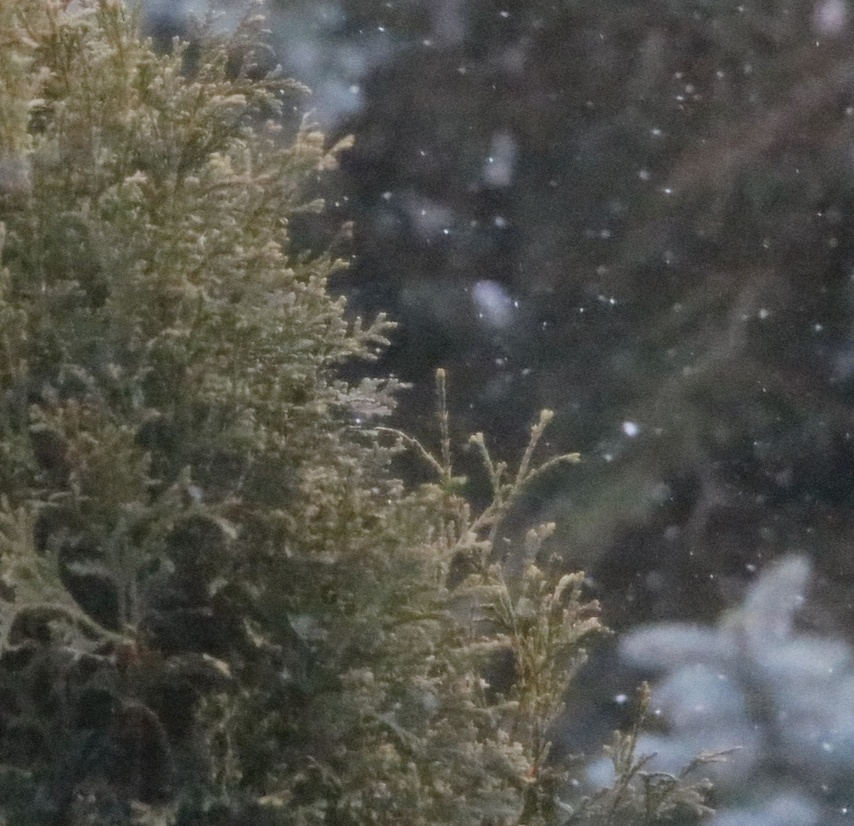
#> input picture snow_noise_crop.jpg, 854 x 826 px, shrunk from 1952 x 1887 before the run
$ python NLMean_Processing.py
#> lines starting #> are read from the running program, lines starting #| are printed output that depends on the picture
# Code for running various OpenCV related filters

import cv2
import os
import numpy as np

original = cv2.imread('snow_noise_crop.jpg')
#> original is the input picture: shape (826, 854, 3); mean B, G, R 74.2, 80.8, 81.3
full_original = cv2.imread("snow_noise.JPG")

processed_a = cv2.fastNlMeansDenoisingColored(original, None, 7, 7, 7, 21)
processed_b = cv2.fastNlMeansDenoisingColored(original, None, 11, 11, 7, 21)
processed_c = cv2.fastNlMeansDenoisingColored(original, None, 17, 17, 7, 21)
processed_d = cv2.fastNlMeansDenoisingColored(original, None, 25, 25, 7, 21)
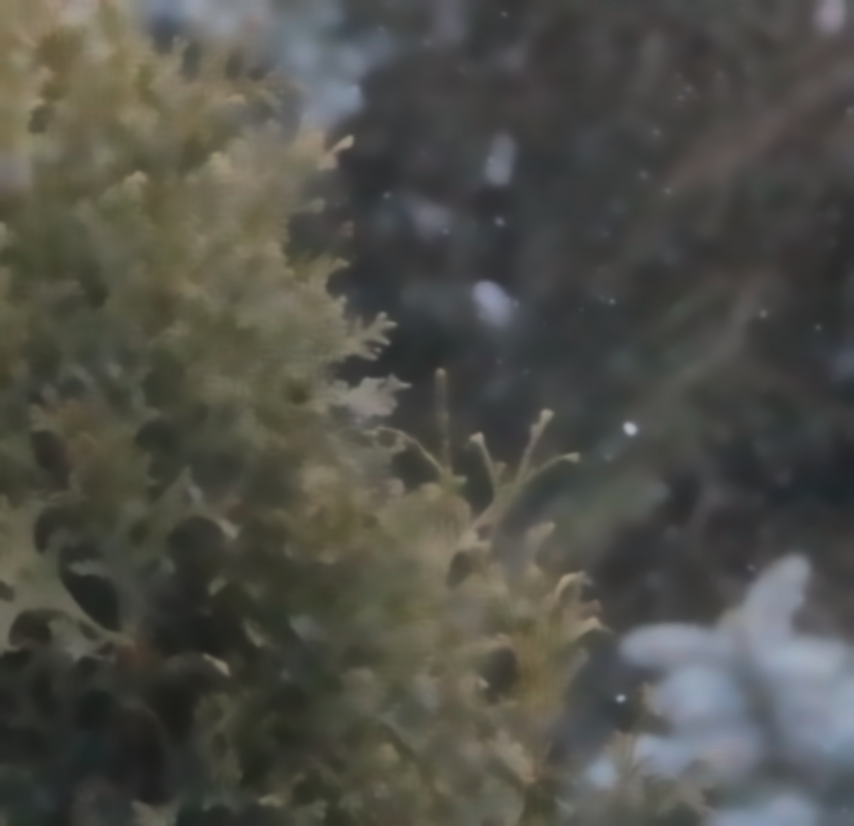
#> processed_d: shape (826, 854, 3); mean B, G, R 73, 79.7, 80.1
processed_e = cv2.fastNlMeansDenoisingColored(original, None, 39, 39, 7, 21)

#> (the run stopped early here; a loop or call above may not have finished)
